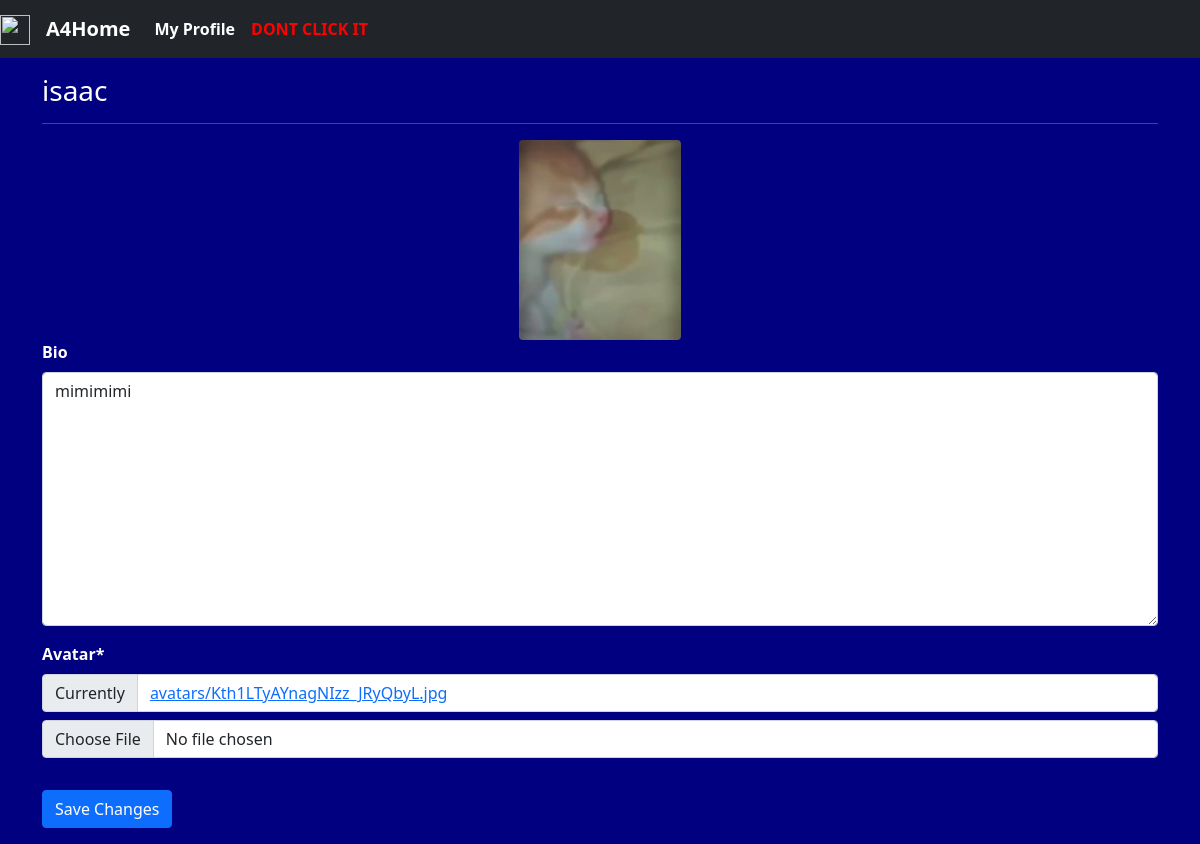
Before: /profiles/my/ (signed in) with the older database file.
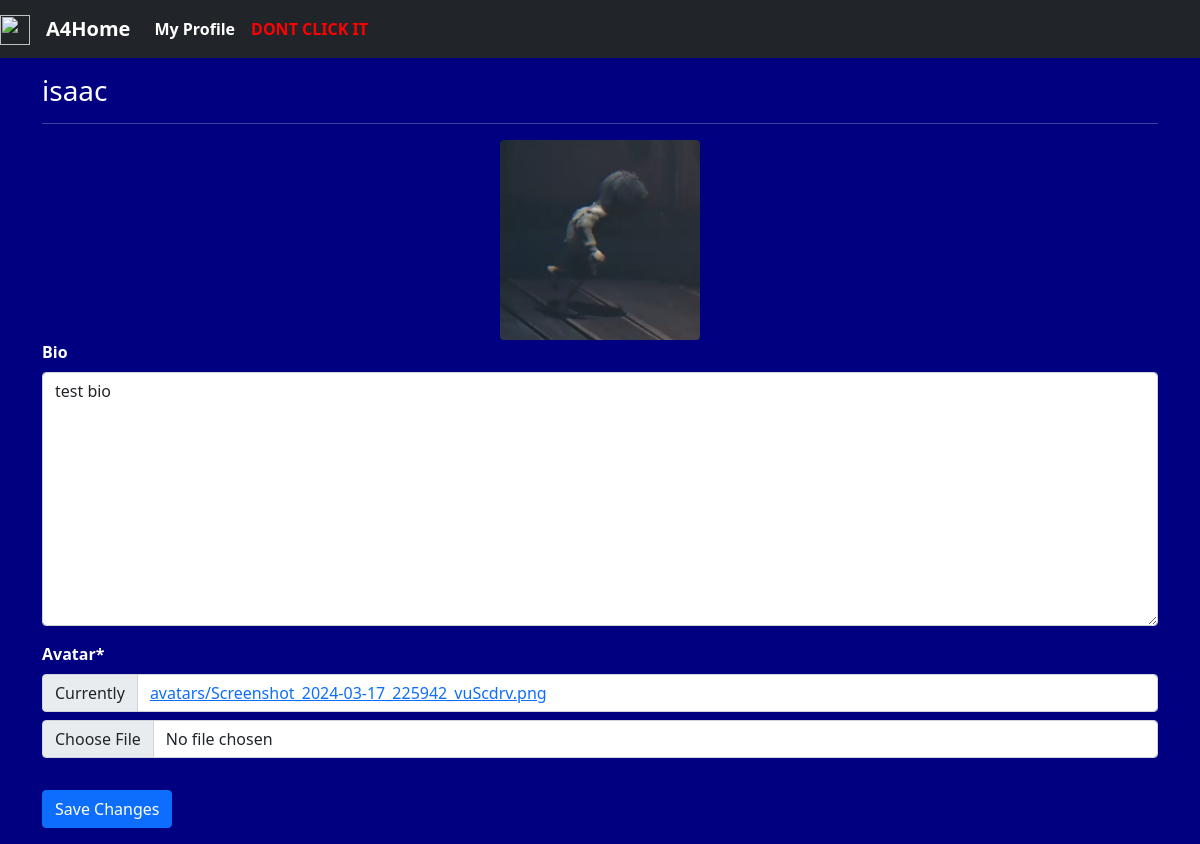
After: the same page with the newer database file.
### profiles/models.py (models this page shows, shortened)
class Profile(models.Model):
    user = models.OneToOneField(User, on_delete=models.CASCADE)
    bio = models.TextField(blank=True)
    avatar = models.ImageField(default='avatar.png' ,upload_to='avatars')
    updated = models.DateTimeField(auto_now=True)
    created = models.DateTimeField(auto_now_add=True)

### profiles/views.py (the view, shortened to what this page needs)
# urls.py: path('my/', my_profile_view, name='my-profile'),
@login_required
def my_profile_view(request):
    obj = Profile.objects.get(user=request.user)
    form = ProfileForm(request.POST or None, request.FILES or None, instance=obj)
    context = {
        'obj': obj,
        'form': form,
    }
    return render(request, 'profiles/main.html', context)

### profiles/forms.py
class ProfileForm(forms.ModelForm):
    class Meta:
        model = Profile
        fields = ['bio', 'avatar',]

### profiles/templates/profiles/main.html (shortened to what this page needs)
{% extends "base.html" %}
{% load static %}
{% load crispy_forms_tags %}
{% block content %}
<div class="website-text">
    <h3>{{ obj.user }}</h3>
    <hr>
    <div class="text-center" id="avatar-box">
        <img src="{{ obj.avatar.url }}" class="rounded" height="200px" width="auto" alt="{{ obj.avatar.url }}"/>
    </div>
    <form id="profile-form">
        {{form|crispy}}
        <button type="submit" class="btn btn-primary mt-3">Save Changes</button>
    </form>
</div>
{% endblock content %}

Changed rows visible on the page:
changed Profile "isaac": avatar: a different picture; bio "mimimimi" → "test bio"
Other visible differences:
text no longer shown: "Bio Avatar * Currently avatars/Kth1LTyAYnagNIzz_JRyQbyL.jpg"
text now shown: "Bio Avatar * Currently avatars/Screenshot_2024-03-17_225942_vuScdrv.png"
